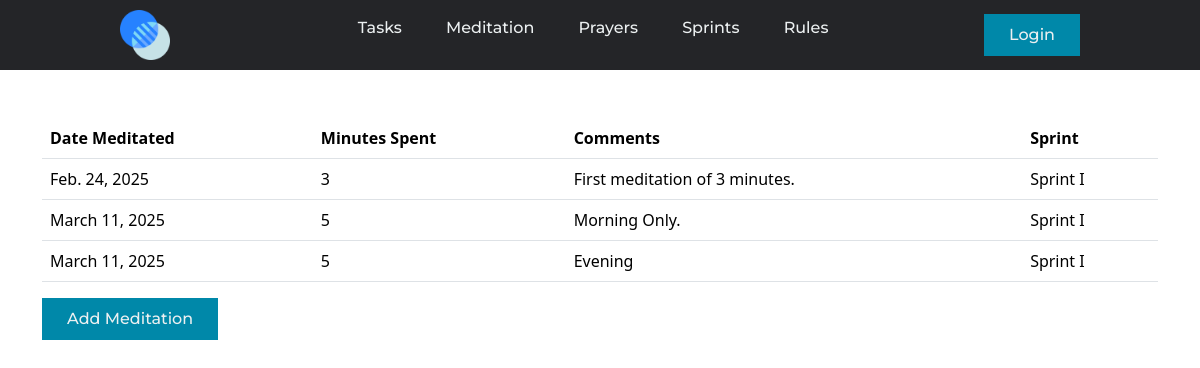
The app's page /meditations/ with its own data.
### task/models.py (models this page shows, shortened)
class Meditation(models.Model):
    date_meditated = models.DateField()
    minutes_spent = models.IntegerField(default=0)
    comments = models.TextField()
    sprint = models.ForeignKey(Sprint, on_delete=models.CASCADE)
    owner = models.ForeignKey(get_user_model(), on_delete=models.CASCADE)

class Sprint(models.Model):
    STATUS_CHOICES = [('notdone', 'notdone'), ('inprogress', 'inprogress'), ('done', 'done')]
    name = models.CharField(max_length=255)
    due_date = models.DateField()
    status = models.CharField(choices=STATUS_CHOICES, max_length=255)
    comments = models.TextField()
    prize_earned = models.BooleanField(default=False)
    owner = models.ForeignKey(get_user_model(), on_delete=models.CASCADE)
    def __str__(self):
        return self.name

### task/views.py (the view)
# urls.py: path('meditations/', views.MeditationListView.as_view(), name='meditations'),
class MeditationListView(generic.ListView):
    model = Meditation
    queryset = Meditation.objects.all()
    template_name = 'meditation/meditations.html'
    context_object_name = 'meditations'

### templates/meditation/meditations.html (shortened to what this page needs)
{% extends 'base.html' %}
{% block content %}
  <div class="container mt-5">
    {% if meditations %}
    <table class="table">
      <th>Date Meditated</th>
      <th>Minutes Spent</th>
      <th>Comments</th>
      <th>Sprint</th>
      {% for meditation in meditations %}
      <tr>
        <td>{{meditation.date_meditated}}</td>
        <td>{{meditation.minutes_spent}}</td>
        <td>{{meditation.comments}}</td>
        <td>{{meditation.sprint}}</td>
      </tr>
      {% endfor %}
    </table>
    {% endif %}
    <a href="{% url 'meditation_add' %}"><button>Add Meditation</button></a>
  </div>
{% endblock %}

### assets/static/css/styles.css (style rules this page uses)
* { box-sizing: border-box; margin: 0px; padding: 0; }
li, a, button { font-family: "Montserrat", sans-serif; font-weight: 500; font-size: 16px; color: #ecf0f1; text-decoration: none; }
button { border-radius: 10px; }
button { padding: 9px 25px; background-color: rgba(0,136,169,1); border: none; border-radius: 10px; cursor: pointer; transform: all 0.3s ease 0s; }

### records on screen
Meditation: date_meditated "Feb. 24, 2025", minutes_spent "3", comments "First meditation of 3 minutes.", sprint "Sprint I"
Meditation: date_meditated "March 11, 2025", minutes_spent "5", comments "Morning Only.", sprint "Sprint I"
Meditation: date_meditated "March 11, 2025", minutes_spent "5", comments "Evening", sprint "Sprint I"
